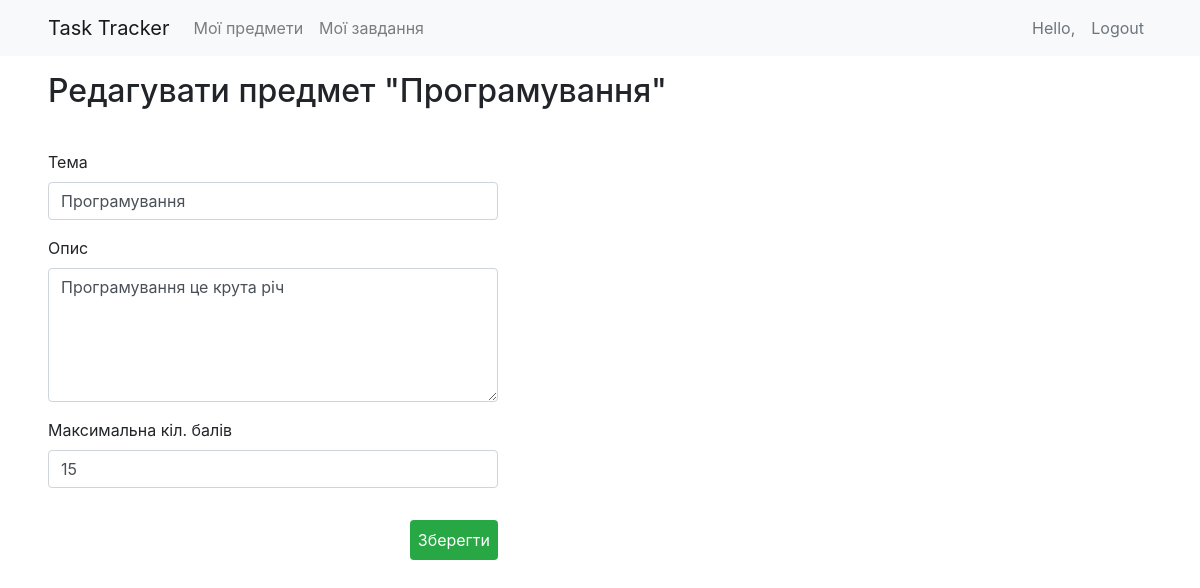
Screenshot of /subject/2 (signed in) with the database file from the repository.
### tracker_app/models.py (models this page shows, shortened)
class Subject(models.Model):
    user = models.ForeignKey(settings.AUTH_USER_MODEL, on_delete=models.CASCADE)
    theme = models.CharField(max_length=256)
    description = models.TextField(blank=True)
    max_score = models.PositiveIntegerField(blank=True)

### tracker_app/views.py (the view, shortened to what this page needs)
# urls.py: path('subject/<int:subject_id>', views.edit_subject_page, name='edit_subject'),
@login_required()
def edit_subject_page(request, subject_id):
    subject = Subject.objects.filter(id=subject_id, user=request.user).first()
    if not subject:
        ...
    form = SubjectForm(instance=subject)
    return render(request, 'tracker_app/edit_subject.html', {'form': form, 'subject_theme': subject.theme})

### tracker_app/forms.py
class SubjectForm(ModelForm):
    class Meta:
        model = Subject
        fields = ['theme', 'description', 'max_score']
        widgets = {
            'theme': forms.TextInput(attrs={'placeholder': 'Тема', 'class': 'form-control'}, ),
            'description': forms.Textarea(attrs={'placeholder': 'Опис', 'class': 'form-control', 'rows': '5'}),
            'max_score': forms.TextInput(attrs={'placeholder': 'Максимальна кіл. балів', 'class': 'form-control'}),
        }

### templates/tracker_app/edit_subject.html (shortened to what this page needs)
{% extends 'base.html' %}
{% load static %}
{% block content %}
    {% include 'navbar.html' %}
    <div class="mx-5 w-75">
       <h2 class="py-3">Редагувати предмет "{{ subject_theme }}"</h2>
        <form class="mt-4 w-50" action="" method="post">
            <div class="form-group">
                <label for="username">Тема</label>
                {{form.theme}}
            </div>
            <div class="form-group">
                <label for="email">Опис</label>
                {{form.description}}
            </div>
            <div class="form-group">
                <label for="username">Максимальна кіл. балів</label>
                {{form.max_score}}
            </div>
            <div class="form-group d-flex flex-row-reverse">
                <button type="submit" class="btn btn-success rounded py-2 px-2 h-25 my-3 border-0">Зберегти</button>
            </div>
        </form>
    </div>
{% endblock %}

### rows the page displays
Subject: theme "Програмування", description "Програмування це крута річ", max_score "15"
